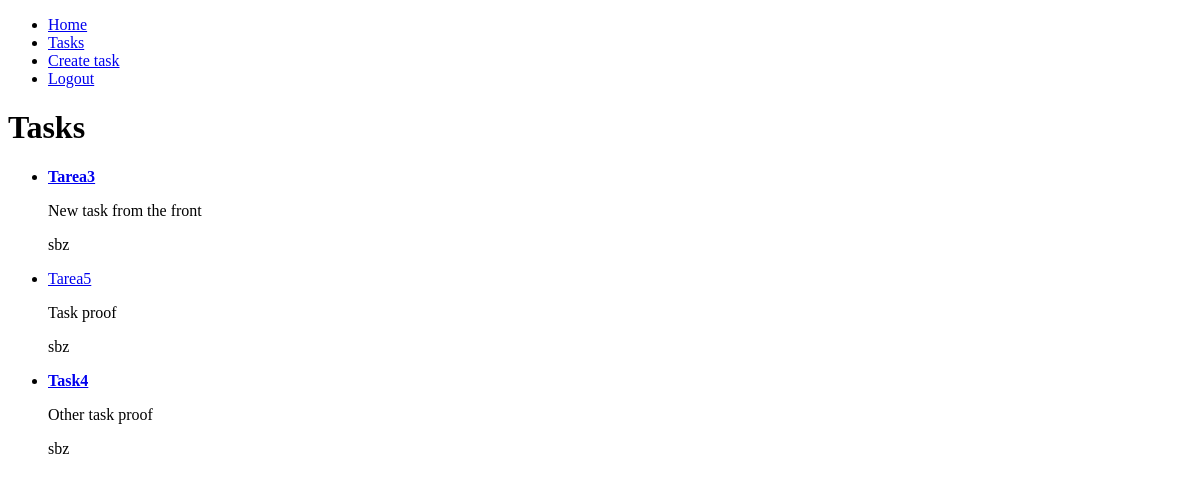
The page /tasks/ (signed in) on the database as committed earlier.
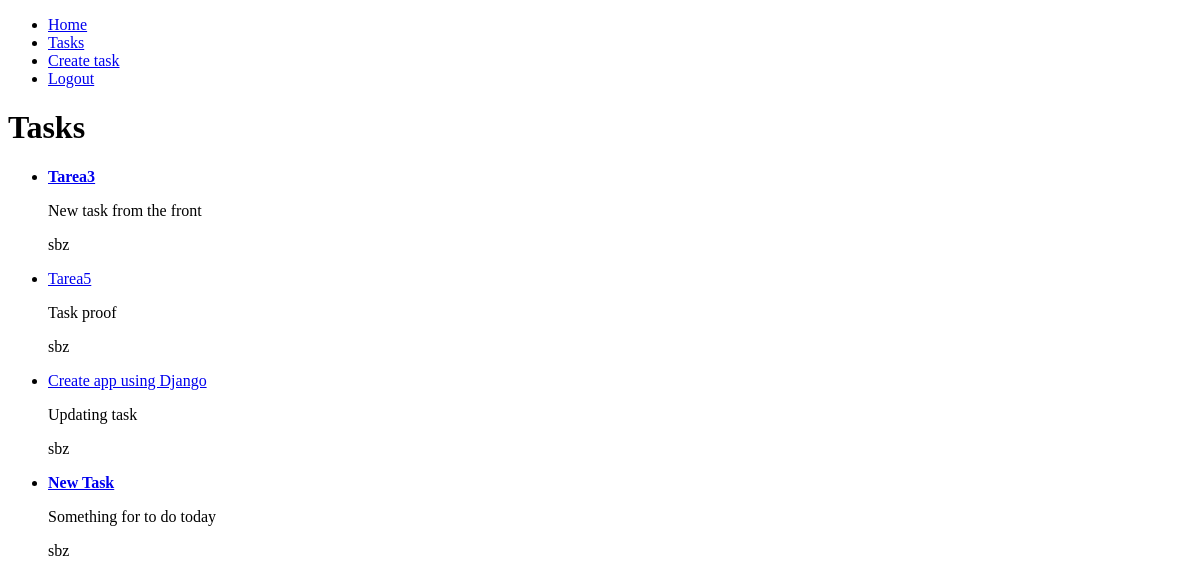
The same page on the database as committed later.
### tasks/models.py (models this page shows, shortened)
class Task(models.Model):
    title = models.CharField(max_length=200)
    description = models.TextField(blank=True)
    created = models.DateTimeField(auto_now_add=True) # auto_now_add=True: When the object is created, the date is saved by default
    date_completed = models.DateTimeField(null=True, blank=True)
    important = models.BooleanField(default=False)
    user = models.ForeignKey(User, on_delete=models.CASCADE)

### tasks/views.py (the view)
# urls.py: path('', include('tasks.urls')),
def tasks(request):
    tasks = Task.objects.filter(user_id=request.user.id, date_completed__isnull=True)
    return render(request, 'tasks.html', {
        'tasks': tasks
    })

### tasks/templates/tasks.html
{% extends 'base.html' %}
{% block content %}
<h1>Tasks</h1>
<ul>
    {% for task in tasks %}
        <li>
            <a href="{% url 'task_detail' task.id %}">
                {% if task.important %}
                <strong>{{ task.title }}</strong>
                {% else %}
                {{ task.title }}
                {% endif %}
            </a>
            <p>{{ task.description }}</p>
            <p>{{ task.user.username }}</p>
        </li>
    {% endfor %}
</ul>
{% endblock %}

### tasks/templates/base.html (shortened to what this page needs)
<!DOCTYPE html>
<html lang="en">
<head>
</head>
<body>
    <nav>
        <ul>
            <li>
                <a href="{% url 'home' %}">Home</a>
            </li>
            {% if user.is_authenticated %}
            <li>
                <a href="{% url 'tasks' %}">Tasks</a>
            </li>
            <li>
                <a href="{% url 'create_task' %}">Create task</a>
            </li>
            <li>
                <a href="{% url 'logout' %}">Logout</a>
            </li>
            {% endif %}
        </ul>
    </nav>
    {% block content %}
    {% endblock %}
</body>
</html>

Rows that differ between the two databases and show on the page:
changed Task: description "Other task proof" → "Updating task"; important True → False (drawn); title "Task4" → "Create app using Django"
added Task: title "New Task", description "Something for to do today", user.username "sbz"
